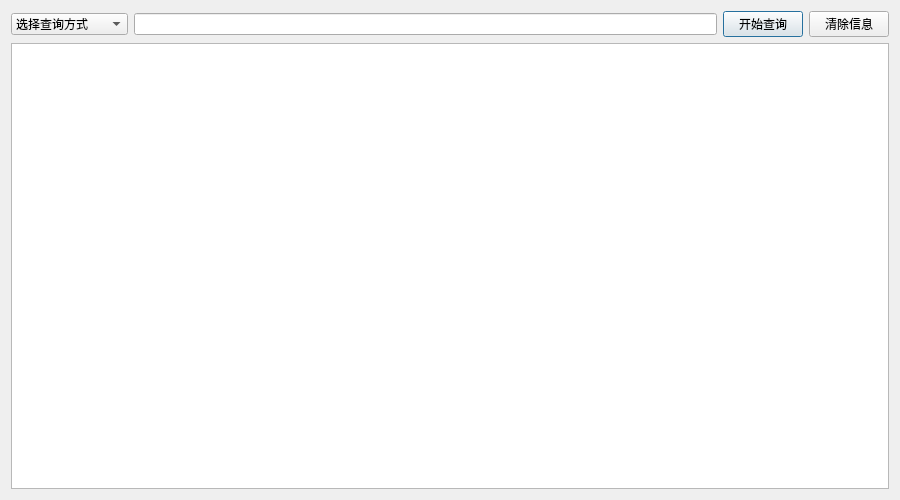
<?xml version="1.0" encoding="UTF-8"?>
<ui version="4.0">
 <class>queryStu</class>
 <widget class="QDialog" name="queryStu">
  <property name="geometry">
   <rect>
    <x>0</x>
    <y>0</y>
    <width>900</width>
    <height>500</height>
   </rect>
  </property>
  <property name="minimumSize">
   <size>
    <width>900</width>
    <height>500</height>
   </size>
  </property>
  <property name="maximumSize">
   <size>
    <width>900</width>
    <height>500</height>
   </size>
  </property>
  <property name="windowTitle">
   <string>查询学生</string>
  </property>
  <layout class="QVBoxLayout" name="verticalLayout_2">
   <item>
    <layout class="QVBoxLayout" name="verticalLayout" stretch="2,8">
     <item>
      <layout class="QHBoxLayout" name="horizontalLayout" stretch="2,10,1,0">
       <item>
        <widget class="QComboBox" name="cbbMethod">
         <item>
          <property name="text">
           <string>选择查询方式</string>
          </property>
         </item>
         <item>
          <property name="text">
           <string>按姓名</string>
          </property>
         </item>
         <item>
          <property name="text">
           <string>按学号</string>
          </property>
         </item>
         <item>
          <property name="text">
           <string>按院系</string>
          </property>
         </item>
        </widget>
       </item>
       <item>
        <widget class="QLineEdit" name="leCnt"/>
       </item>
       <item>
        <widget class="QPushButton" name="btnSearch">
         <property name="text">
          <string>开始查询</string>
         </property>
        </widget>
       </item>
       <item>
        <widget class="QPushButton" name="btnClear">
         <property name="text">
          <string>清除信息</string>
         </property>
        </widget>
       </item>
      </layout>
     </item>
     <item>
      <widget class="QTableView" name="tableView"/>
     </item>
    </layout>
   </item>
  </layout>
 </widget>
 <resources/>
 <connections/>
</ui>
